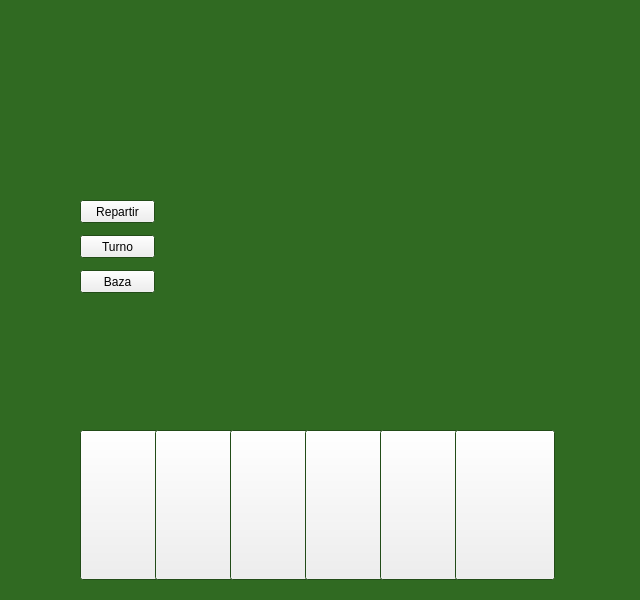
<?xml version="1.0" encoding="UTF-8"?>
<ui version="4.0">
 <class>repartir</class>
 <widget class="QWidget" name="repartir">
  <property name="geometry">
   <rect>
    <x>0</x>
    <y>0</y>
    <width>640</width>
    <height>600</height>
   </rect>
  </property>
  <property name="palette">
   <palette>
    <active>
     <colorrole role="Base">
      <brush brushstyle="SolidPattern">
       <color alpha="255">
        <red>255</red>
        <green>255</green>
        <blue>255</blue>
       </color>
      </brush>
     </colorrole>
     <colorrole role="Window">
      <brush brushstyle="SolidPattern">
       <color alpha="255">
        <red>48</red>
        <green>106</green>
        <blue>34</blue>
       </color>
      </brush>
     </colorrole>
    </active>
    <inactive>
     <colorrole role="Base">
      <brush brushstyle="SolidPattern">
       <color alpha="255">
        <red>255</red>
        <green>255</green>
        <blue>255</blue>
       </color>
      </brush>
     </colorrole>
     <colorrole role="Window">
      <brush brushstyle="SolidPattern">
       <color alpha="255">
        <red>48</red>
        <green>106</green>
        <blue>34</blue>
       </color>
      </brush>
     </colorrole>
    </inactive>
    <disabled>
     <colorrole role="Base">
      <brush brushstyle="SolidPattern">
       <color alpha="255">
        <red>48</red>
        <green>106</green>
        <blue>34</blue>
       </color>
      </brush>
     </colorrole>
     <colorrole role="Window">
      <brush brushstyle="SolidPattern">
       <color alpha="255">
        <red>48</red>
        <green>106</green>
        <blue>34</blue>
       </color>
      </brush>
     </colorrole>
    </disabled>
   </palette>
  </property>
  <property name="mouseTracking">
   <bool>false</bool>
  </property>
  <property name="windowTitle">
   <string>Partida para 2 jugadores</string>
  </property>
  <widget class="QLabel" name="i_mazo">
   <property name="geometry">
    <rect>
     <x>180</x>
     <y>225</y>
     <width>100</width>
     <height>150</height>
    </rect>
   </property>
   <property name="frameShape">
    <enum>QFrame::NoFrame</enum>
   </property>
   <property name="text">
    <string/>
   </property>
   <property name="scaledContents">
    <bool>true</bool>
   </property>
   <property name="alignment">
    <set>Qt::AlignCenter</set>
   </property>
  </widget>
  <widget class="QLabel" name="i_triunfo">
   <property name="geometry">
    <rect>
     <x>180</x>
     <y>250</y>
     <width>150</width>
     <height>100</height>
    </rect>
   </property>
   <property name="frameShape">
    <enum>QFrame::NoFrame</enum>
   </property>
   <property name="text">
    <string/>
   </property>
   <property name="scaledContents">
    <bool>true</bool>
   </property>
   <property name="alignment">
    <set>Qt::AlignCenter</set>
   </property>
  </widget>
  <widget class="QPushButton" name="boton_repartir">
   <property name="geometry">
    <rect>
     <x>80</x>
     <y>200</y>
     <width>75</width>
     <height>23</height>
    </rect>
   </property>
   <property name="text">
    <string>Repartir</string>
   </property>
  </widget>
  <widget class="QLabel" name="carta_21">
   <property name="geometry">
    <rect>
     <x>80</x>
     <y>20</y>
     <width>100</width>
     <height>150</height>
    </rect>
   </property>
   <property name="frameShape">
    <enum>QFrame::NoFrame</enum>
   </property>
   <property name="text">
    <string/>
   </property>
   <property name="scaledContents">
    <bool>true</bool>
   </property>
   <property name="alignment">
    <set>Qt::AlignCenter</set>
   </property>
  </widget>
  <widget class="QLabel" name="carta_22">
   <property name="geometry">
    <rect>
     <x>155</x>
     <y>20</y>
     <width>100</width>
     <height>150</height>
    </rect>
   </property>
   <property name="frameShape">
    <enum>QFrame::NoFrame</enum>
   </property>
   <property name="text">
    <string/>
   </property>
   <property name="scaledContents">
    <bool>true</bool>
   </property>
   <property name="alignment">
    <set>Qt::AlignCenter</set>
   </property>
  </widget>
  <widget class="QLabel" name="carta_23">
   <property name="geometry">
    <rect>
     <x>230</x>
     <y>20</y>
     <width>100</width>
     <height>150</height>
    </rect>
   </property>
   <property name="frameShape">
    <enum>QFrame::NoFrame</enum>
   </property>
   <property name="text">
    <string/>
   </property>
   <property name="scaledContents">
    <bool>true</bool>
   </property>
   <property name="alignment">
    <set>Qt::AlignCenter</set>
   </property>
  </widget>
  <widget class="QLabel" name="carta_24">
   <property name="geometry">
    <rect>
     <x>305</x>
     <y>20</y>
     <width>100</width>
     <height>150</height>
    </rect>
   </property>
   <property name="frameShape">
    <enum>QFrame::NoFrame</enum>
   </property>
   <property name="text">
    <string/>
   </property>
   <property name="scaledContents">
    <bool>true</bool>
   </property>
   <property name="alignment">
    <set>Qt::AlignCenter</set>
   </property>
  </widget>
  <widget class="QLabel" name="carta_25">
   <property name="geometry">
    <rect>
     <x>380</x>
     <y>20</y>
     <width>100</width>
     <height>150</height>
    </rect>
   </property>
   <property name="frameShape">
    <enum>QFrame::NoFrame</enum>
   </property>
   <property name="text">
    <string/>
   </property>
   <property name="scaledContents">
    <bool>true</bool>
   </property>
   <property name="alignment">
    <set>Qt::AlignCenter</set>
   </property>
  </widget>
  <widget class="QLabel" name="carta_26">
   <property name="geometry">
    <rect>
     <x>455</x>
     <y>20</y>
     <width>100</width>
     <height>150</height>
    </rect>
   </property>
   <property name="frameShape">
    <enum>QFrame::NoFrame</enum>
   </property>
   <property name="text">
    <string/>
   </property>
   <property name="scaledContents">
    <bool>true</bool>
   </property>
   <property name="alignment">
    <set>Qt::AlignCenter</set>
   </property>
  </widget>
  <widget class="QLabel" name="i_carta_j1">
   <property name="geometry">
    <rect>
     <x>345</x>
     <y>255</y>
     <width>100</width>
     <height>150</height>
    </rect>
   </property>
   <property name="frameShape">
    <enum>QFrame::NoFrame</enum>
   </property>
   <property name="text">
    <string/>
   </property>
   <property name="scaledContents">
    <bool>true</bool>
   </property>
  </widget>
  <widget class="QLabel" name="i_carta_j2">
   <property name="geometry">
    <rect>
     <x>455</x>
     <y>190</y>
     <width>100</width>
     <height>150</height>
    </rect>
   </property>
   <property name="frameShape">
    <enum>QFrame::NoFrame</enum>
   </property>
   <property name="text">
    <string/>
   </property>
   <property name="scaledContents">
    <bool>true</bool>
   </property>
  </widget>
  <widget class="QPushButton" name="carta_1">
   <property name="enabled">
    <bool>true</bool>
   </property>
   <property name="geometry">
    <rect>
     <x>80</x>
     <y>430</y>
     <width>100</width>
     <height>150</height>
    </rect>
   </property>
   <property name="mouseTracking">
    <bool>true</bool>
   </property>
   <property name="text">
    <string/>
   </property>
   <property name="icon">
    <iconset>
     <normaloff>../Sin título-1.png</normaloff>
     <normalon>../Sin título-1.png</normalon>../Sin título-1.png</iconset>
   </property>
   <property name="checkable">
    <bool>true</bool>
   </property>
  </widget>
  <widget class="QPushButton" name="carta_2">
   <property name="enabled">
    <bool>true</bool>
   </property>
   <property name="geometry">
    <rect>
     <x>155</x>
     <y>430</y>
     <width>100</width>
     <height>150</height>
    </rect>
   </property>
   <property name="mouseTracking">
    <bool>true</bool>
   </property>
   <property name="text">
    <string/>
   </property>
   <property name="icon">
    <iconset>
     <normaloff>../Sin título-1.png</normaloff>
     <normalon>../Sin título-1.png</normalon>../Sin título-1.png</iconset>
   </property>
   <property name="checkable">
    <bool>true</bool>
   </property>
  </widget>
  <widget class="QPushButton" name="carta_3">
   <property name="enabled">
    <bool>true</bool>
   </property>
   <property name="geometry">
    <rect>
     <x>230</x>
     <y>430</y>
     <width>100</width>
     <height>150</height>
    </rect>
   </property>
   <property name="mouseTracking">
    <bool>true</bool>
   </property>
   <property name="text">
    <string/>
   </property>
   <property name="icon">
    <iconset>
     <normaloff>../Sin título-1.png</normaloff>
     <normalon>../Sin título-1.png</normalon>../Sin título-1.png</iconset>
   </property>
   <property name="checkable">
    <bool>true</bool>
   </property>
  </widget>
  <widget class="QPushButton" name="carta_4">
   <property name="enabled">
    <bool>true</bool>
   </property>
   <property name="geometry">
    <rect>
     <x>305</x>
     <y>430</y>
     <width>100</width>
     <height>150</height>
    </rect>
   </property>
   <property name="mouseTracking">
    <bool>true</bool>
   </property>
   <property name="text">
    <string/>
   </property>
   <property name="icon">
    <iconset>
     <normaloff>../Sin título-1.png</normaloff>
     <normalon>../Sin título-1.png</normalon>../Sin título-1.png</iconset>
   </property>
   <property name="checkable">
    <bool>true</bool>
   </property>
  </widget>
  <widget class="QPushButton" name="carta_5">
   <property name="enabled">
    <bool>true</bool>
   </property>
   <property name="geometry">
    <rect>
     <x>380</x>
     <y>430</y>
     <width>100</width>
     <height>150</height>
    </rect>
   </property>
   <property name="mouseTracking">
    <bool>true</bool>
   </property>
   <property name="text">
    <string/>
   </property>
   <property name="icon">
    <iconset>
     <normaloff>../Sin título-1.png</normaloff>
     <normalon>../Sin título-1.png</normalon>../Sin título-1.png</iconset>
   </property>
   <property name="checkable">
    <bool>true</bool>
   </property>
  </widget>
  <widget class="QPushButton" name="carta_6">
   <property name="enabled">
    <bool>true</bool>
   </property>
   <property name="geometry">
    <rect>
     <x>455</x>
     <y>430</y>
     <width>100</width>
     <height>150</height>
    </rect>
   </property>
   <property name="mouseTracking">
    <bool>true</bool>
   </property>
   <property name="text">
    <string/>
   </property>
   <property name="icon">
    <iconset>
     <normaloff>../Sin título-1.png</normaloff>
     <normalon>../Sin título-1.png</normalon>../Sin título-1.png</iconset>
   </property>
   <property name="checkable">
    <bool>true</bool>
   </property>
  </widget>
  <widget class="QPushButton" name="boton_baza">
   <property name="geometry">
    <rect>
     <x>80</x>
     <y>270</y>
     <width>75</width>
     <height>23</height>
    </rect>
   </property>
   <property name="text">
    <string>Baza</string>
   </property>
  </widget>
  <widget class="QPushButton" name="boton_turno">
   <property name="geometry">
    <rect>
     <x>80</x>
     <y>235</y>
     <width>75</width>
     <height>23</height>
    </rect>
   </property>
   <property name="text">
    <string>Turno</string>
   </property>
   <property name="checkable">
    <bool>true</bool>
   </property>
  </widget>
  <widget class="QLabel" name="puntos_j1">
   <property name="geometry">
    <rect>
     <x>15</x>
     <y>430</y>
     <width>55</width>
     <height>13</height>
    </rect>
   </property>
   <property name="text">
    <string/>
   </property>
  </widget>
  <widget class="QLabel" name="puntos_j2">
   <property name="geometry">
    <rect>
     <x>570</x>
     <y>20</y>
     <width>55</width>
     <height>13</height>
    </rect>
   </property>
   <property name="text">
    <string/>
   </property>
  </widget>
  <widget class="QLabel" name="partidas_j1">
   <property name="geometry">
    <rect>
     <x>15</x>
     <y>450</y>
     <width>55</width>
     <height>13</height>
    </rect>
   </property>
   <property name="text">
    <string/>
   </property>
  </widget>
  <widget class="QLabel" name="label_2">
   <property name="geometry">
    <rect>
     <x>570</x>
     <y>40</y>
     <width>47</width>
     <height>13</height>
    </rect>
   </property>
   <property name="text">
    <string/>
   </property>
  </widget>
  <zorder>carta_1</zorder>
  <zorder>carta_26</zorder>
  <zorder>i_triunfo</zorder>
  <zorder>i_mazo</zorder>
  <zorder>boton_repartir</zorder>
  <zorder>carta_25</zorder>
  <zorder>carta_24</zorder>
  <zorder>carta_23</zorder>
  <zorder>carta_22</zorder>
  <zorder>carta_21</zorder>
  <zorder>i_carta_j1</zorder>
  <zorder>i_carta_j2</zorder>
  <zorder>carta_2</zorder>
  <zorder>carta_3</zorder>
  <zorder>carta_4</zorder>
  <zorder>carta_5</zorder>
  <zorder>carta_6</zorder>
  <zorder>boton_baza</zorder>
  <zorder>boton_turno</zorder>
  <zorder>puntos_j1</zorder>
  <zorder>puntos_j2</zorder>
  <zorder>partidas_j1</zorder>
  <zorder>label_2</zorder>
 </widget>
 <resources/>
 <connections/>
</ui>
